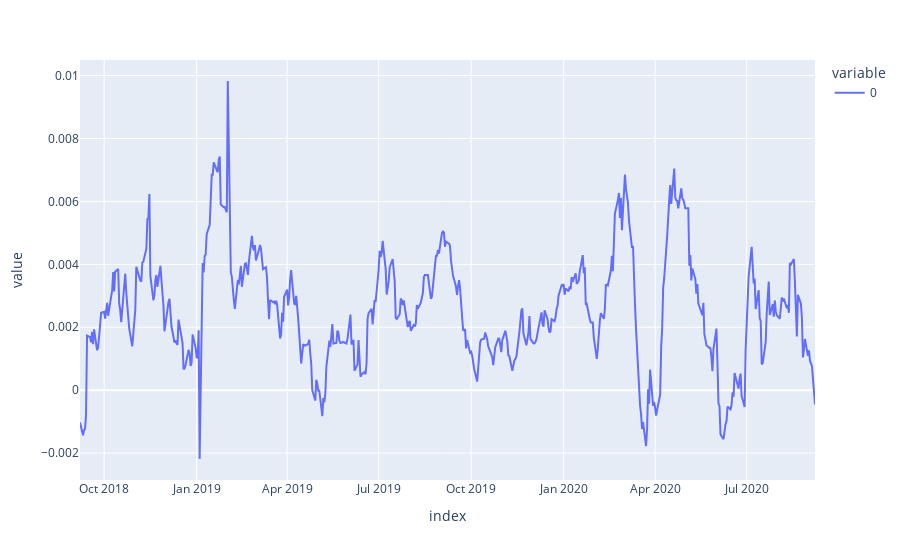

The notebook cell saved with this chart:
### Code cell
port_return = (df[cols]*x).sum(axis=1)
cum_return = (port_return/20.+1.).cumprod()
px.line( port_return )

### Figure 1 — Plotly figure (JSON) as saved in the notebook; plotly's stock layout.template omitted (floating-point values rounded to 4 significant figures; data arrays with more than 128 entries replaced by an {"elided": "..."} marker saying what was removed)
{"data": [{"hovertemplate": "variable=0<br>index=%{x}<br>value=%{y}<extra></extra>", "legendgroup": "0", "line": {"color": "#636efa", "dash": "solid"}, "mode": "lines", "name": "0", "orientation": "v", "showlegend": true, "type": "scatter", "x": {"elided": "522 str values"}, "xaxis": "x", "y": {"elided": "522 float values"}, "yaxis": "y"}], "layout": {"autosize": true, "legend": {"title": {"text": "variable"}, "tracegroupgap": 0}, "margin": {"t": 60}, "xaxis": {"anchor": "y", "autorange": true, "domain": [0, 1], "range": ["2018-09-07", "2020-09-07"], "title": {"text": "index"}, "type": "date"}, "yaxis": {"anchor": "x", "autorange": true, "domain": [0, 1], "range": [-0.002855, 0.0105], "title": {"text": "value"}, "type": "linear"}}}
